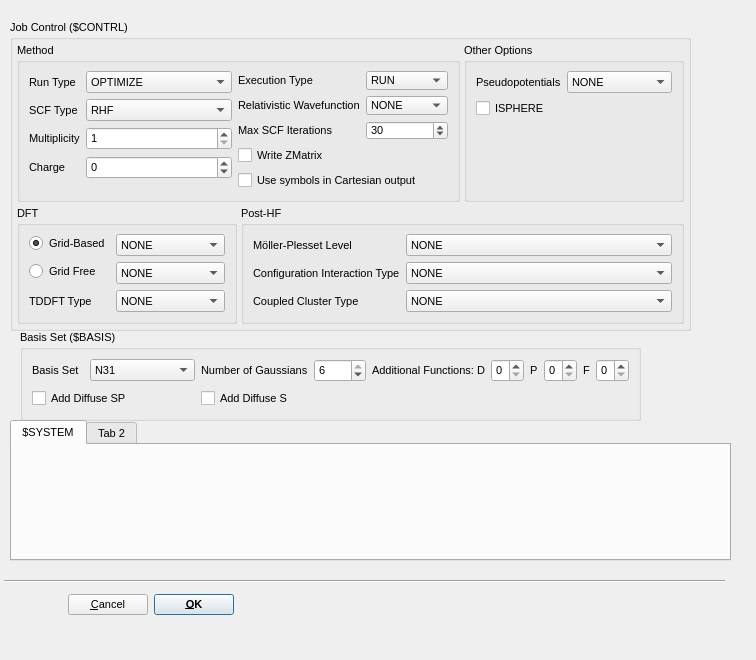
<?xml version="1.0" encoding="UTF-8"?>
<ui version="4.0">
 <class>GAMESSUSExportOptionsDialog</class>
 <widget class="QDialog" name="GAMESSUSExportOptionsDialog">
  <property name="geometry">
   <rect>
    <x>0</x>
    <y>0</y>
    <width>756</width>
    <height>660</height>
   </rect>
  </property>
  <property name="font">
   <font>
    <pointsize>8</pointsize>
   </font>
  </property>
  <property name="windowTitle">
   <string>GAMESS-US Export Options</string>
  </property>
  <widget class="Line" name="line">
   <property name="geometry">
    <rect>
     <x>4</x>
     <y>573</y>
     <width>721</width>
     <height>16</height>
    </rect>
   </property>
   <property name="orientation">
    <enum>Qt::Horizontal</enum>
   </property>
  </widget>
  <widget class="QGroupBox" name="CONTRLGroup">
   <property name="geometry">
    <rect>
     <x>10</x>
     <y>20</y>
     <width>681</width>
     <height>311</height>
    </rect>
   </property>
   <property name="title">
    <string>Job Control ($CONTRL)</string>
   </property>
   <layout class="QGridLayout" name="gridLayout">
    <property name="leftMargin">
     <number>4</number>
    </property>
    <property name="topMargin">
     <number>4</number>
    </property>
    <property name="rightMargin">
     <number>4</number>
    </property>
    <property name="bottomMargin">
     <number>4</number>
    </property>
    <property name="spacing">
     <number>4</number>
    </property>
    <item row="1" column="1" colspan="2">
     <widget class="QGroupBox" name="PostHFGroup">
      <property name="title">
       <string>Post-HF</string>
      </property>
      <layout class="QFormLayout" name="formLayout_4">
       <item row="0" column="0">
        <widget class="QLabel" name="label_9">
         <property name="sizePolicy">
          <sizepolicy hsizetype="Minimum" vsizetype="Preferred">
           <horstretch>0</horstretch>
           <verstretch>0</verstretch>
          </sizepolicy>
         </property>
         <property name="text">
          <string>Möller-Plesset Level</string>
         </property>
        </widget>
       </item>
       <item row="0" column="1">
        <widget class="QComboBox" name="comboBox">
         <item>
          <property name="text">
           <string>NONE</string>
          </property>
         </item>
         <item>
          <property name="text">
           <string>2</string>
          </property>
         </item>
        </widget>
       </item>
       <item row="1" column="0">
        <widget class="QLabel" name="label_10">
         <property name="sizePolicy">
          <sizepolicy hsizetype="Minimum" vsizetype="Preferred">
           <horstretch>0</horstretch>
           <verstretch>0</verstretch>
          </sizepolicy>
         </property>
         <property name="text">
          <string>Configuration Interaction Type</string>
         </property>
        </widget>
       </item>
       <item row="1" column="1">
        <widget class="QComboBox" name="CICombo">
         <item>
          <property name="text">
           <string>NONE</string>
          </property>
         </item>
         <item>
          <property name="text">
           <string>CIS</string>
          </property>
         </item>
         <item>
          <property name="text">
           <string>ALDET</string>
          </property>
         </item>
         <item>
          <property name="text">
           <string>ORMAS</string>
          </property>
         </item>
         <item>
          <property name="text">
           <string>FSOCI</string>
          </property>
         </item>
         <item>
          <property name="text">
           <string>GENCI</string>
          </property>
         </item>
         <item>
          <property name="text">
           <string>GUGA</string>
          </property>
         </item>
        </widget>
       </item>
       <item row="2" column="0">
        <widget class="QLabel" name="label_11">
         <property name="sizePolicy">
          <sizepolicy hsizetype="Minimum" vsizetype="Preferred">
           <horstretch>0</horstretch>
           <verstretch>0</verstretch>
          </sizepolicy>
         </property>
         <property name="text">
          <string>Coupled Cluster Type</string>
         </property>
        </widget>
       </item>
       <item row="2" column="1">
        <widget class="QComboBox" name="CCCombo">
         <item>
          <property name="text">
           <string>NONE</string>
          </property>
         </item>
         <item>
          <property name="text">
           <string>LCCD</string>
          </property>
         </item>
         <item>
          <property name="text">
           <string>CCD</string>
          </property>
         </item>
         <item>
          <property name="text">
           <string>CCSD</string>
          </property>
         </item>
         <item>
          <property name="text">
           <string>CCSD(T)</string>
          </property>
         </item>
         <item>
          <property name="text">
           <string>R-CC</string>
          </property>
         </item>
         <item>
          <property name="text">
           <string>CR-CC</string>
          </property>
         </item>
         <item>
          <property name="text">
           <string>CR-CCL</string>
          </property>
         </item>
         <item>
          <property name="text">
           <string>CCSD(TQ)</string>
          </property>
         </item>
         <item>
          <property name="text">
           <string>CR-CC(Q)</string>
          </property>
         </item>
         <item>
          <property name="text">
           <string>EOM-CCSD</string>
          </property>
         </item>
         <item>
          <property name="text">
           <string>CR-EOM</string>
          </property>
         </item>
         <item>
          <property name="text">
           <string>CR-EOML</string>
          </property>
         </item>
         <item>
          <property name="text">
           <string>IP-EOM2</string>
          </property>
         </item>
         <item>
          <property name="text">
           <string>EA-EOM2</string>
          </property>
         </item>
         <item>
          <property name="text">
           <string>EA-EOM3A</string>
          </property>
         </item>
        </widget>
       </item>
      </layout>
     </widget>
    </item>
    <item row="0" column="0" colspan="2">
     <widget class="QGroupBox" name="MethodGroup">
      <property name="title">
       <string>Method</string>
      </property>
      <layout class="QHBoxLayout" name="horizontalLayout_2">
       <property name="topMargin">
        <number>9</number>
       </property>
       <property name="bottomMargin">
        <number>9</number>
       </property>
       <item>
        <layout class="QFormLayout" name="formLayout">
         <item row="0" column="0">
          <widget class="QLabel" name="label">
           <property name="sizePolicy">
            <sizepolicy hsizetype="Minimum" vsizetype="Preferred">
             <horstretch>0</horstretch>
             <verstretch>0</verstretch>
            </sizepolicy>
           </property>
           <property name="text">
            <string>Run Type</string>
           </property>
          </widget>
         </item>
         <item row="0" column="1">
          <widget class="QComboBox" name="RUNTYPCombo">
           <property name="currentIndex">
            <number>4</number>
           </property>
           <item>
            <property name="text">
             <string>ENERGY</string>
            </property>
           </item>
           <item>
            <property name="text">
             <string>GRADIENT</string>
            </property>
           </item>
           <item>
            <property name="text">
             <string>HESSIAN</string>
            </property>
           </item>
           <item>
            <property name="text">
             <string>GAMMA</string>
            </property>
           </item>
           <item>
            <property name="text">
             <string>OPTIMIZE</string>
            </property>
           </item>
           <item>
            <property name="text">
             <string>TRUDGE</string>
            </property>
           </item>
           <item>
            <property name="text">
             <string>SADPOINT</string>
            </property>
           </item>
           <item>
            <property name="text">
             <string>MEX</string>
            </property>
           </item>
           <item>
            <property name="text">
             <string>IRC</string>
            </property>
           </item>
           <item>
            <property name="text">
             <string>VSCF</string>
            </property>
           </item>
           <item>
            <property name="text">
             <string>DRC</string>
            </property>
           </item>
           <item>
            <property name="text">
             <string>MD</string>
            </property>
           </item>
           <item>
            <property name="text">
             <string>GLOBOP</string>
            </property>
           </item>
           <item>
            <property name="text">
             <string>OPTFMO</string>
            </property>
           </item>
           <item>
            <property name="text">
             <string>GRADEXTR</string>
            </property>
           </item>
           <item>
            <property name="text">
             <string>SURFACE</string>
            </property>
           </item>
           <item>
            <property name="text">
             <string>G3MP2</string>
            </property>
           </item>
           <item>
            <property name="text">
             <string>PROP</string>
            </property>
           </item>
           <item>
            <property name="text">
             <string>RAMAN</string>
            </property>
           </item>
           <item>
            <property name="text">
             <string>NACME</string>
            </property>
           </item>
           <item>
            <property name="text">
             <string>NMR</string>
            </property>
           </item>
           <item>
            <property name="text">
             <string>EDA</string>
            </property>
           </item>
           <item>
            <property name="text">
             <string>TRANSITN</string>
            </property>
           </item>
           <item>
            <property name="text">
             <string>FFIELD</string>
            </property>
           </item>
           <item>
            <property name="text">
             <string>TDHF</string>
            </property>
           </item>
           <item>
            <property name="text">
             <string>TDHFX</string>
            </property>
           </item>
           <item>
            <property name="text">
             <string>MAKEFP</string>
            </property>
           </item>
           <item>
            <property name="text">
             <string>FMO0</string>
            </property>
           </item>
          </widget>
         </item>
         <item row="1" column="0">
          <widget class="QLabel" name="label_2">
           <property name="sizePolicy">
            <sizepolicy hsizetype="Minimum" vsizetype="Preferred">
             <horstretch>0</horstretch>
             <verstretch>0</verstretch>
            </sizepolicy>
           </property>
           <property name="text">
            <string>SCF Type</string>
           </property>
          </widget>
         </item>
         <item row="1" column="1">
          <widget class="QComboBox" name="SCFTYPCombo">
           <item>
            <property name="text">
             <string>RHF</string>
            </property>
           </item>
           <item>
            <property name="text">
             <string>UHF</string>
            </property>
           </item>
           <item>
            <property name="text">
             <string>ROHF</string>
            </property>
           </item>
           <item>
            <property name="text">
             <string>GVB</string>
            </property>
           </item>
           <item>
            <property name="text">
             <string>MCSCF</string>
            </property>
           </item>
           <item>
            <property name="text">
             <string>NONE</string>
            </property>
           </item>
          </widget>
         </item>
         <item row="2" column="0">
          <widget class="QLabel" name="label_3">
           <property name="sizePolicy">
            <sizepolicy hsizetype="Minimum" vsizetype="Preferred">
             <horstretch>0</horstretch>
             <verstretch>0</verstretch>
            </sizepolicy>
           </property>
           <property name="text">
            <string>Multiplicity</string>
           </property>
          </widget>
         </item>
         <item row="2" column="1">
          <widget class="QSpinBox" name="MULTSpin">
           <property name="minimum">
            <number>1</number>
           </property>
           <property name="maximum">
            <number>8</number>
           </property>
          </widget>
         </item>
         <item row="3" column="0">
          <widget class="QLabel" name="label_4">
           <property name="sizePolicy">
            <sizepolicy hsizetype="Minimum" vsizetype="Preferred">
             <horstretch>0</horstretch>
             <verstretch>0</verstretch>
            </sizepolicy>
           </property>
           <property name="text">
            <string>Charge</string>
           </property>
          </widget>
         </item>
         <item row="3" column="1">
          <widget class="QSpinBox" name="CHARGESpin">
           <property name="minimum">
            <number>-100</number>
           </property>
           <property name="maximum">
            <number>100</number>
           </property>
           <property name="value">
            <number>0</number>
           </property>
          </widget>
         </item>
        </layout>
       </item>
       <item>
        <layout class="QFormLayout" name="formLayout_2">
         <item row="0" column="0">
          <widget class="QLabel" name="label_6">
           <property name="sizePolicy">
            <sizepolicy hsizetype="Minimum" vsizetype="Preferred">
             <horstretch>0</horstretch>
             <verstretch>0</verstretch>
            </sizepolicy>
           </property>
           <property name="text">
            <string>Execution Type</string>
           </property>
          </widget>
         </item>
         <item row="0" column="1">
          <widget class="QComboBox" name="EXETYPCombo">
           <item>
            <property name="text">
             <string>RUN</string>
            </property>
           </item>
           <item>
            <property name="text">
             <string>CHECK</string>
            </property>
           </item>
           <item>
            <property name="text">
             <string>DEBUG</string>
            </property>
           </item>
          </widget>
         </item>
         <item row="1" column="1">
          <widget class="QComboBox" name="RELWFNCombo">
           <item>
            <property name="text">
             <string>NONE</string>
            </property>
           </item>
           <item>
            <property name="text">
             <string>LUT-IOTC</string>
            </property>
           </item>
           <item>
            <property name="text">
             <string>IOTC</string>
            </property>
           </item>
           <item>
            <property name="text">
             <string>DK</string>
            </property>
           </item>
           <item>
            <property name="text">
             <string>RESC</string>
            </property>
           </item>
           <item>
            <property name="text">
             <string>NESC</string>
            </property>
           </item>
          </widget>
         </item>
         <item row="2" column="1">
          <widget class="QSpinBox" name="MAXSCFSpin">
           <property name="minimum">
            <number>1</number>
           </property>
           <property name="maximum">
            <number>1000</number>
           </property>
           <property name="singleStep">
            <number>5</number>
           </property>
           <property name="value">
            <number>30</number>
           </property>
          </widget>
         </item>
         <item row="1" column="0">
          <widget class="QLabel" name="label_5">
           <property name="sizePolicy">
            <sizepolicy hsizetype="Minimum" vsizetype="Preferred">
             <horstretch>0</horstretch>
             <verstretch>0</verstretch>
            </sizepolicy>
           </property>
           <property name="text">
            <string>Relativistic Wavefunction</string>
           </property>
          </widget>
         </item>
         <item row="2" column="0">
          <widget class="QLabel" name="label_7">
           <property name="sizePolicy">
            <sizepolicy hsizetype="Minimum" vsizetype="Preferred">
             <horstretch>0</horstretch>
             <verstretch>0</verstretch>
            </sizepolicy>
           </property>
           <property name="text">
            <string>Max SCF Iterations</string>
           </property>
          </widget>
         </item>
         <item row="3" column="0" colspan="2">
          <widget class="QCheckBox" name="ZMTCheck">
           <property name="text">
            <string>Write ZMatrix</string>
           </property>
          </widget>
         </item>
         <item row="4" column="0" colspan="2">
          <widget class="QCheckBox" name="CartesianSymbolsCheck">
           <property name="text">
            <string>Use symbols in Cartesian output</string>
           </property>
          </widget>
         </item>
        </layout>
       </item>
      </layout>
     </widget>
    </item>
    <item row="1" column="0">
     <widget class="QGroupBox" name="DFTGroup">
      <property name="title">
       <string>DFT</string>
      </property>
      <layout class="QFormLayout" name="formLayout_3">
       <item row="0" column="0">
        <widget class="QRadioButton" name="GridDFTRadio">
         <property name="text">
          <string>Grid-Based</string>
         </property>
         <property name="checked">
          <bool>true</bool>
         </property>
        </widget>
       </item>
       <item row="0" column="1">
        <widget class="QComboBox" name="GridDFTCombo">
         <item>
          <property name="text">
           <string>NONE</string>
          </property>
         </item>
         <item>
          <property name="text">
           <string>SLATER</string>
          </property>
         </item>
         <item>
          <property name="text">
           <string>BECKE</string>
          </property>
         </item>
         <item>
          <property name="text">
           <string>GILL</string>
          </property>
         </item>
         <item>
          <property name="text">
           <string>OPTX</string>
          </property>
         </item>
         <item>
          <property name="text">
           <string>PW91X</string>
          </property>
         </item>
         <item>
          <property name="text">
           <string>PBEX</string>
          </property>
         </item>
         <item>
          <property name="text">
           <string>VWN</string>
          </property>
         </item>
         <item>
          <property name="text">
           <string>VWN1</string>
          </property>
         </item>
         <item>
          <property name="text">
           <string>PZ81</string>
          </property>
         </item>
         <item>
          <property name="text">
           <string>P86</string>
          </property>
         </item>
         <item>
          <property name="text">
           <string>LYP</string>
          </property>
         </item>
         <item>
          <property name="text">
           <string>PW91C</string>
          </property>
         </item>
         <item>
          <property name="text">
           <string>PBEc</string>
          </property>
         </item>
         <item>
          <property name="text">
           <string>OP</string>
          </property>
         </item>
         <item>
          <property name="text">
           <string>SVWN</string>
          </property>
         </item>
         <item>
          <property name="text">
           <string>BLYP</string>
          </property>
         </item>
         <item>
          <property name="text">
           <string>BOP</string>
          </property>
         </item>
         <item>
          <property name="text">
           <string>BP86</string>
          </property>
         </item>
         <item>
          <property name="text">
           <string>GVWN</string>
          </property>
         </item>
         <item>
          <property name="text">
           <string>GPW91</string>
          </property>
         </item>
         <item>
          <property name="text">
           <string>PBEVWN</string>
          </property>
         </item>
         <item>
          <property name="text">
           <string>PBEOP</string>
          </property>
         </item>
         <item>
          <property name="text">
           <string>OLYP</string>
          </property>
         </item>
         <item>
          <property name="text">
           <string>EDF1</string>
          </property>
         </item>
         <item>
          <property name="text">
           <string>PW91</string>
          </property>
         </item>
         <item>
          <property name="text">
           <string>PBE</string>
          </property>
         </item>
         <item>
          <property name="text">
           <string>revPBE</string>
          </property>
         </item>
         <item>
          <property name="text">
           <string>RPBE</string>
          </property>
         </item>
         <item>
          <property name="text">
           <string>PBEsol</string>
          </property>
         </item>
         <item>
          <property name="text">
           <string>HCTH93</string>
          </property>
         </item>
         <item>
          <property name="text">
           <string>HCTH120</string>
          </property>
         </item>
         <item>
          <property name="text">
           <string>HCTH147</string>
          </property>
         </item>
         <item>
          <property name="text">
           <string>HCTH407</string>
          </property>
         </item>
         <item>
          <property name="text">
           <string>SOGGA</string>
          </property>
         </item>
         <item>
          <property name="text">
           <string>MOHLYP</string>
          </property>
         </item>
         <item>
          <property name="text">
           <string>B97-D</string>
          </property>
         </item>
         <item>
          <property name="text">
           <string>BHHLYP</string>
          </property>
         </item>
         <item>
          <property name="text">
           <string>B3PW91</string>
          </property>
         </item>
         <item>
          <property name="text">
           <string>B3LYP</string>
          </property>
         </item>
         <item>
          <property name="text">
           <string>B3LYP1</string>
          </property>
         </item>
         <item>
          <property name="text">
           <string>B97</string>
          </property>
         </item>
         <item>
          <property name="text">
           <string>B97-1</string>
          </property>
         </item>
         <item>
          <property name="text">
           <string>B97-2</string>
          </property>
         </item>
         <item>
          <property name="text">
           <string>B97-3</string>
          </property>
         </item>
         <item>
          <property name="text">
           <string>B97-K</string>
          </property>
         </item>
         <item>
          <property name="text">
           <string>B98</string>
          </property>
         </item>
         <item>
          <property name="text">
           <string>PBE0</string>
          </property>
         </item>
         <item>
          <property name="text">
           <string>X3LYP</string>
          </property>
         </item>
         <item>
          <property name="text">
           <string>CAMB3LYP</string>
          </property>
         </item>
         <item>
          <property name="text">
           <string>wB97</string>
          </property>
         </item>
         <item>
          <property name="text">
           <string>wB97X</string>
          </property>
         </item>
         <item>
          <property name="text">
           <string>wB97X-D</string>
          </property>
         </item>
         <item>
          <property name="text">
           <string>B2PLYP</string>
          </property>
         </item>
         <item>
          <property name="text">
           <string>wB97X-2</string>
          </property>
         </item>
         <item>
          <property name="text">
           <string>wB97X-2L</string>
          </property>
         </item>
         <item>
          <property name="text">
           <string>VS98</string>
          </property>
         </item>
         <item>
          <property name="text">
           <string>PKZB</string>
          </property>
         </item>
         <item>
          <property name="text">
           <string>tHCTH</string>
          </property>
         </item>
         <item>
          <property name="text">
           <string>tHCTHhyb</string>
          </property>
         </item>
         <item>
          <property name="text">
           <string>BMK</string>
          </property>
         </item>
         <item>
          <property name="text">
           <string>TPSS</string>
          </property>
         </item>
         <item>
          <property name="text">
           <string>TPSSh</string>
          </property>
         </item>
         <item>
          <property name="text">
           <string>TPSSm</string>
          </property>
         </item>
         <item>
          <property name="text">
           <string>revTPSS</string>
          </property>
         </item>
         <item>
          <property name="text">
           <string>M05</string>
          </property>
         </item>
         <item>
          <property name="text">
           <string>M05-2X</string>
          </property>
         </item>
         <item>
          <property name="text">
           <string>M06</string>
          </property>
         </item>
         <item>
          <property name="text">
           <string>M06-L</string>
          </property>
         </item>
         <item>
          <property name="text">
           <string>M06-2X</string>
          </property>
         </item>
         <item>
          <property name="text">
           <string>M06-HF</string>
          </property>
         </item>
         <item>
          <property name="text">
           <string>M08-HX</string>
          </property>
         </item>
         <item>
          <property name="text">
           <string>M08-SO</string>
          </property>
         </item>
        </widget>
       </item>
       <item row="1" column="0">
        <widget class="QRadioButton" name="GridFreeDFTRadio">
         <property name="text">
          <string>Grid Free</string>
         </property>
         <property name="checked">
          <bool>false</bool>
         </property>
        </widget>
       </item>
       <item row="1" column="1">
        <widget class="QComboBox" name="GridFreeDFTCombo">
         <item>
          <property name="text">
           <string>NONE</string>
          </property>
         </item>
         <item>
          <property name="text">
           <string>XALPHA</string>
          </property>
         </item>
         <item>
          <property name="text">
           <string>SLATER</string>
          </property>
         </item>
         <item>
          <property name="text">
           <string>BECKE</string>
          </property>
         </item>
         <item>
          <property name="text">
           <string>DEPRISTO</string>
          </property>
         </item>
         <item>
          <property name="text">
           <string>CAMA</string>
          </property>
         </item>
         <item>
          <property name="text">
           <string>HALF</string>
          </property>
         </item>
         <item>
          <property name="text">
           <string>VWN</string>
          </property>
         </item>
         <item>
          <property name="text">
           <string>PWLOC</string>
          </property>
         </item>
         <item>
          <property name="text">
           <string>LYP</string>
          </property>
         </item>
         <item>
          <property name="text">
           <string>BVWN</string>
          </property>
         </item>
         <item>
          <property name="text">
           <string>BLYP</string>
          </property>
         </item>
         <item>
          <property name="text">
           <string>BPWLOC</string>
          </property>
         </item>
         <item>
          <property name="text">
           <string>B3LYP</string>
          </property>
         </item>
         <item>
          <property name="text">
           <string>CAMB</string>
          </property>
         </item>
         <item>
          <property name="text">
           <string>XVWN</string>
          </property>
         </item>
         <item>
          <property name="text">
           <string>XPWLOC</string>
          </property>
         </item>
         <item>
          <property name="text">
           <string>SVWN</string>
          </property>
         </item>
         <item>
          <property name="text">
           <string>SPWLOC</string>
          </property>
         </item>
         <item>
          <property name="text">
           <string>WIGNER</string>
          </property>
         </item>
         <item>
          <property name="text">
           <string>WS</string>
          </property>
         </item>
         <item>
          <property name="text">
           <string>WIGEXP</string>
          </property>
         </item>
        </widget>
       </item>
       <item row="2" column="0">
        <widget class="QLabel" name="label_8">
         <property name="sizePolicy">
          <sizepolicy hsizetype="Minimum" vsizetype="Preferred">
           <horstretch>0</horstretch>
           <verstretch>0</verstretch>
          </sizepolicy>
         </property>
         <property name="text">
          <string>TDDFT Type</string>
         </property>
        </widget>
       </item>
       <item row="2" column="1">
        <widget class="QComboBox" name="TDDFTCombo">
         <item>
          <property name="text">
           <string>NONE</string>
          </property>
         </item>
         <item>
          <property name="text">
           <string>EXCITE</string>
          </property>
         </item>
        </widget>
       </item>
      </layout>
     </widget>
    </item>
    <item row="0" column="2">
     <widget class="QGroupBox" name="groupBox">
      <property name="title">
       <string>Other Options</string>
      </property>
      <layout class="QFormLayout" name="formLayout_5">
       <item row="0" column="0">
        <widget class="QLabel" name="label_12">
         <property name="sizePolicy">
          <sizepolicy hsizetype="Minimum" vsizetype="Preferred">
           <horstretch>0</horstretch>
           <verstretch>0</verstretch>
          </sizepolicy>
         </property>
         <property name="text">
          <string>Pseudopotentials</string>
         </property>
        </widget>
       </item>
       <item row="0" column="1">
        <widget class="QComboBox" name="ECPTYPCombo">
         <item>
          <property name="text">
           <string>NONE</string>
          </property>
         </item>
         <item>
          <property name="text">
           <string>READ</string>
          </property>
         </item>
         <item>
          <property name="text">
           <string>SBKJC</string>
          </property>
         </item>
         <item>
          <property name="text">
           <string>HW</string>
          </property>
         </item>
         <item>
          <property name="text">
           <string>MCP</string>
          </property>
         </item>
        </widget>
       </item>
       <item row="1" column="0" colspan="2">
        <widget class="QCheckBox" name="ISPHERECheck">
         <property name="text">
          <string>ISPHERE</string>
         </property>
        </widget>
       </item>
      </layout>
     </widget>
    </item>
   </layout>
  </widget>
  <widget class="QWidget" name="layoutWidget">
   <property name="geometry">
    <rect>
     <x>10</x>
     <y>590</y>
     <width>224</width>
     <height>29</height>
    </rect>
   </property>
   <layout class="QHBoxLayout" name="horizontalLayout">
    <item>
     <spacer name="horizontalSpacer">
      <property name="orientation">
       <enum>Qt::Horizontal</enum>
      </property>
      <property name="sizeHint" stdset="0">
       <size>
        <width>40</width>
        <height>20</height>
       </size>
      </property>
     </spacer>
    </item>
    <item>
     <widget class="QPushButton" name="CancelButton">
      <property name="text">
       <string>&amp;Cancel</string>
      </property>
      <property name="autoDefault">
       <bool>false</bool>
      </property>
      <property name="default">
       <bool>true</bool>
      </property>
     </widget>
    </item>
    <item>
     <widget class="QPushButton" name="OKButton">
      <property name="font">
       <font>
        <weight>75</weight>
        <bold>true</bold>
       </font>
      </property>
      <property name="text">
       <string>&amp;OK</string>
      </property>
      <property name="autoDefault">
       <bool>false</bool>
      </property>
      <property name="default">
       <bool>true</bool>
      </property>
     </widget>
    </item>
   </layout>
  </widget>
  <widget class="QGroupBox" name="groupBox_2">
   <property name="geometry">
    <rect>
     <x>20</x>
     <y>330</y>
     <width>621</width>
     <height>91</height>
    </rect>
   </property>
   <property name="title">
    <string>Basis Set ($BASIS)</string>
   </property>
   <layout class="QGridLayout" name="gridLayout_2">
    <item row="0" column="1" colspan="2">
     <widget class="QComboBox" name="BASISCombo">
      <property name="currentIndex">
       <number>4</number>
      </property>
      <item>
       <property name="text">
        <string>MINI</string>
       </property>
      </item>
      <item>
       <property name="text">
        <string>MIDI</string>
       </property>
      </item>
      <item>
       <property name="text">
        <string>STO</string>
       </property>
      </item>
      <item>
       <property name="text">
        <string>N21</string>
       </property>
      </item>
      <item>
       <property name="text">
        <string>N31</string>
       </property>
      </item>
      <item>
       <property name="text">
        <string>N311</string>
       </property>
      </item>
      <item>
       <property name="text">
        <string>DZV</string>
       </property>
      </item>
      <item>
       <property name="text">
        <string>DH</string>
       </property>
      </item>
      <item>
       <property name="text">
        <string>TZV</string>
       </property>
      </item>
      <item>
       <property name="text">
        <string>MC</string>
       </property>
      </item>
      <item>
       <property name="text">
        <string>CCD</string>
       </property>
      </item>
      <item>
       <property name="text">
        <string>CCT</string>
       </property>
      </item>
      <item>
       <property name="text">
        <string>CCQ</string>
       </property>
      </item>
      <item>
       <property name="text">
        <string>CC5</string>
       </property>
      </item>
      <item>
       <property name="text">
        <string>CC6</string>
       </property>
      </item>
      <item>
       <property name="text">
        <string>ACCD</string>
       </property>
      </item>
      <item>
       <property name="text">
        <string>ACCT</string>
       </property>
      </item>
      <item>
       <property name="text">
        <string>ACCQ</string>
       </property>
      </item>
      <item>
       <property name="text">
        <string>ACC5</string>
       </property>
      </item>
      <item>
       <property name="text">
        <string>ACC6</string>
       </property>
      </item>
      <item>
       <property name="text">
        <string>CCDC</string>
       </property>
      </item>
      <item>
       <property name="text">
        <string>CCTC</string>
       </property>
      </item>
      <item>
       <property name="text">
        <string>CCQC</string>
       </property>
      </item>
      <item>
       <property name="text">
        <string>CC5C</string>
       </property>
      </item>
      <item>
       <property name="text">
        <string>CC6C</string>
       </property>
      </item>
      <item>
       <property name="text">
        <string>ACCDC</string>
       </property>
      </item>
      <item>
       <property name="text">
        <string>ACCTC</string>
       </property>
      </item>
      <item>
       <property name="text">
        <string>ACCQC</string>
       </property>
      </item>
      <item>
       <property name="text">
        <string>ACC5C</string>
       </property>
      </item>
      <item>
       <property name="text">
        <string>ACC6C</string>
       </property>
      </item>
      <item>
       <property name="text">
        <string>PC0</string>
       </property>
      </item>
      <item>
       <property name="text">
        <string>PC1</string>
       </property>
      </item>
      <item>
       <property name="text">
        <string>PC2</string>
       </property>
      </item>
      <item>
       <property name="text">
        <string>PC3</string>
       </property>
      </item>
      <item>
       <property name="text">
        <string>PC4</string>
       </property>
      </item>
      <item>
       <property name="text">
        <string>APC0</string>
       </property>
      </item>
      <item>
       <property name="text">
        <string>APC1</string>
       </property>
      </item>
      <item>
       <property name="text">
        <string>APC2</string>
       </property>
      </item>
      <item>
       <property name="text">
        <string>APC3</string>
       </property>
      </item>
      <item>
       <property name="text">
        <string>APC4</string>
       </property>
      </item>
      <item>
       <property name="text">
        <string>SBKJC</string>
       </property>
      </item>
      <item>
       <property name="text">
        <string>HW</string>
       </property>
      </item>
      <item>
       <property name="text">
        <string>MCP-DZP</string>
       </property>
      </item>
      <item>
       <property name="text">
        <string>MCP-TZP</string>
       </property>
      </item>
      <item>
       <property name="text">
        <string>MCP-QZP</string>
       </property>
      </item>
      <item>
       <property name="text">
        <string>IMCP-SR1</string>
       </property>
      </item>
      <item>
       <property name="text">
        <string>IMCP-SR2</string>
       </property>
      </item>
      <item>
       <property name="text">
        <string>IMCP-NR1</string>
       </property>
      </item>
      <item>
       <property name="text">
        <string>IMCP-NR2</string>
       </property>
      </item>
      <item>
       <property name="text">
        <string>MNDO</string>
       </property>
      </item>
      <item>
       <property name="text">
        <string>AM1</string>
       </property>
      </item>
      <item>
       <property name="text">
        <string>PM3</string>
       </property>
      </item>
     </widget>
    </item>
    <item row="0" column="4">
     <widget class="QSpinBox" name="NGAUSSSpin">
      <property name="minimum">
       <number>3</number>
      </property>
      <property name="maximum">
       <number>6</number>
      </property>
      <property name="value">
       <number>6</number>
      </property>
     </widget>
    </item>
    <item row="0" column="0">
     <widget class="QLabel" name="label_13">
      <property name="sizePolicy">
       <sizepolicy hsizetype="Minimum" vsizetype="Preferred">
        <horstretch>0</horstretch>
        <verstretch>0</verstretch>
       </sizepolicy>
      </property>
      <property name="text">
       <string>Basis Set</string>
      </property>
     </widget>
    </item>
    <item row="0" column="3">
     <widget class="QLabel" name="label_17">
      <property name="sizePolicy">
       <sizepolicy hsizetype="Minimum" vsizetype="Preferred">
        <horstretch>0</horstretch>
        <verstretch>0</verstretch>
       </sizepolicy>
      </property>
      <property name="text">
       <string>Number of Gaussians</string>
      </property>
     </widget>
    </item>
    <item row="0" column="5">
     <layout class="QHBoxLayout" name="horizontalLayout_3">
      <item>
       <widget class="QLabel" name="label_14">
        <property name="sizePolicy">
         <sizepolicy hsizetype="Minimum" vsizetype="Preferred">
          <horstretch>0</horstretch>
          <verstretch>0</verstretch>
         </sizepolicy>
        </property>
        <property name="text">
         <string>Additional Functions: D</string>
        </property>
       </widget>
      </item>
      <item>
       <widget class="QSpinBox" name="NDFUNCSpin">
        <property name="maximum">
         <number>3</number>
        </property>
        <property name="singleStep">
         <number>1</number>
        </property>
        <property name="value">
         <number>0</number>
        </property>
       </widget>
      </item>
      <item>
       <widget class="QLabel" name="label_15">
        <property name="sizePolicy">
         <sizepolicy hsizetype="Minimum" vsizetype="Preferred">
          <horstretch>0</horstretch>
          <verstretch>0</verstretch>
         </sizepolicy>
        </property>
        <property name="text">
         <string>P</string>
        </property>
       </widget>
      </item>
      <item>
       <widget class="QSpinBox" name="NPFUNCSpin">
        <property name="maximum">
         <number>3</number>
        </property>
        <property name="singleStep">
         <number>1</number>
        </property>
        <property name="value">
         <number>0</number>
        </property>
       </widget>
      </item>
      <item>
       <widget class="QLabel" name="label_16">
        <property name="sizePolicy">
         <sizepolicy hsizetype="Minimum" vsizetype="Preferred">
          <horstretch>0</horstretch>
          <verstretch>0</verstretch>
         </sizepolicy>
        </property>
        <property name="text">
         <string>F</string>
        </property>
       </widget>
      </item>
      <item>
       <widget class="QSpinBox" name="NFFUNCSpin">
        <property name="maximum">
         <number>1</number>
        </property>
        <property name="singleStep">
         <number>1</number>
        </property>
        <property name="value">
         <number>0</number>
        </property>
       </widget>
      </item>
     </layout>
    </item>
    <item row="1" column="0" colspan="3">
     <widget class="QCheckBox" name="DIFFSPCheck">
      <property name="text">
       <string>Add Diffuse SP</string>
      </property>
     </widget>
    </item>
    <item row="1" column="3">
     <widget class="QCheckBox" name="DIFFSCheck">
      <property name="text">
       <string>Add Diffuse S</string>
      </property>
     </widget>
    </item>
   </layout>
  </widget>
  <widget class="QTabWidget" name="OptionsTab">
   <property name="geometry">
    <rect>
     <x>10</x>
     <y>420</y>
     <width>721</width>
     <height>141</height>
    </rect>
   </property>
   <widget class="QWidget" name="tab">
    <attribute name="title">
     <string>$SYSTEM</string>
    </attribute>
   </widget>
   <widget class="QWidget" name="tab_2">
    <attribute name="title">
     <string>Tab 2</string>
    </attribute>
   </widget>
  </widget>
 </widget>
 <resources/>
 <connections/>
</ui>
